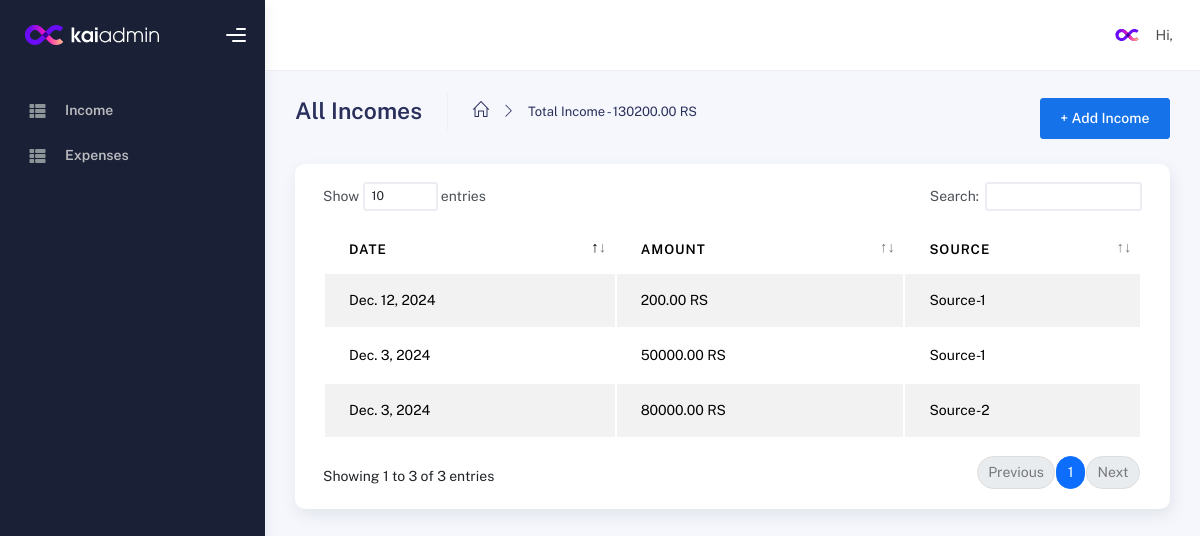
Page /list-income/ on the committed database.
### tracker/models.py (models this page shows, shortened)
class Income(models.Model):
    date = models.DateField()
    amount = models.DecimalField(max_digits=10, decimal_places=2)
    source = models.ForeignKey(Source, on_delete=models.CASCADE)

class Source(models.Model):
    name = models.CharField(max_length=100)
    def __str__(self):
        return self.name

### tracker/views.py (the view)
# urls.py: path('list-income/', views.list_income, name='list_income'),
def list_income(request):
    income = Income.objects.all()
    total_income = sum(income.amount for income in Income.objects.all())
    income_form = IncomeForm()
    return render(
        request, 'tracker/list_income.html',
        {
            'income': income,
            'income_form': income_form,
            'total_income': total_income
        }
    )

### tracker/forms.py
class IncomeForm(forms.ModelForm):
    class Meta:
        model = Income
        fields = ['date', 'amount', 'source']
        labels = {
            'date': 'Date',
            'amount': 'Amount',
            'source': 'Source'
        }

### tracker/templates/tracker/list_income.html (shortened to what this page needs)
{% extends 'base.html' %}
{% load static %}
{% load widget_tweaks %}
{% block content %}
<div class="page-inner">
  <div class="page-header">
    <h3 class="fw-bold mb-3">All Incomes</h3>
    <ul class="breadcrumbs mb-3">
      <li class="nav-home">
        <a href="#">
          <i class="icon-home"></i>
        </a>
      </li>
      <li class="separator">
        <i class="icon-arrow-right"></i>
      </li>
      <li class="nav-item">
        <a href="#">Total Income - {{total_income}} RS</a>
      </li>
    </ul>
    <button type="button" class="btn btn-primary ms-auto" id="add_income">+ Add Income</button>
  </div>
  <div class="row">
    <div class="col-md-12">
      <div class="card">
        <div class="card-body">
          <div class="table-responsive">
            <table id="basic-datatables" class="display table table-striped table-hover basic-datatables">
              <thead>
                <tr>
                  <th>Date</th>
                  <th>Amount</th>
                  <th>Source</th>
                </tr>
              </thead>
              <tbody>
                {%for inc in income%}
                <tr>
                  <td>{{inc.date}}</td>
                  <td>{{inc.amount}} RS</td>
                  <td>{{inc.source}}</td>
                </tr>
                {%endfor%}
              </tbody>
            </table>
          </div>
        </div>
      </div>
    </div>
  </div>
</div>
{%endblock%}

### rows in the picture
Income: date "Dec. 3, 2024", amount "50000.00", source "Source-1"
Income: date "Dec. 3, 2024", amount "80000.00", source "Source-2"
Income: date "Dec. 12, 2024", amount "200.00", source "Source-1"

### other values in the picture
{{ total_income }} "130200.00"
